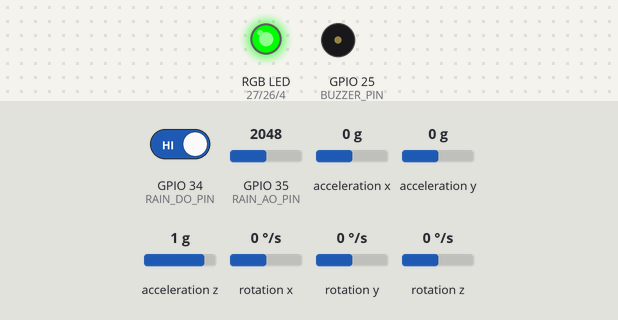
The sketch below on a simulated ESP32. On the bench: an RGB LED mixed from three pins (HIGH = lit), buzzer (waves = sounding, pin HIGH). Dashed ring = blinking. The test bench sets the inputs (shaded band); at power-on: acceleration y 0 g, GPIO 34 (RAIN_DO_PIN) HIGH, GPIO 35 (RAIN_AO_PIN) = 2048, acceleration x 0 g, acceleration z 1 g, rotation x 0 °/s, rotation y 0 °/s, rotation z 0 °/s. What the sketch prints to the serial monitor is not drawn.

Above: at 1.7 s.
1.8 s: acceleration y set to -0.3 g
3.5 s: acceleration y set to -0.6 g
At 3.78 s:
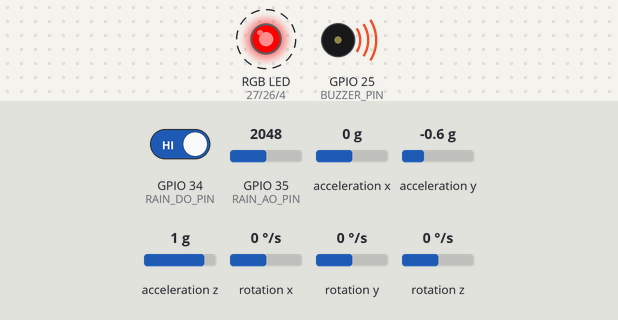
6.5 s: GPIO 34 (RAIN_DO_PIN) driven LOW
At 6.69 s:
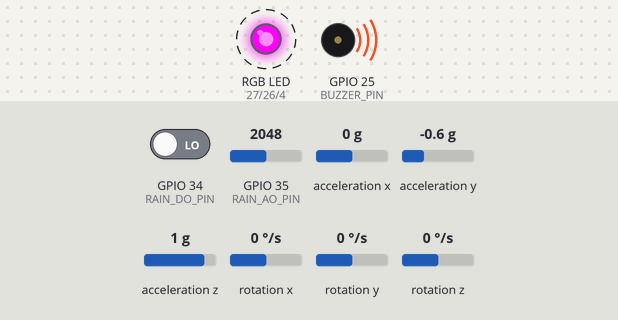
9.5 s: GPIO 34 (RAIN_DO_PIN) driven HIGH
At 9.82 s:
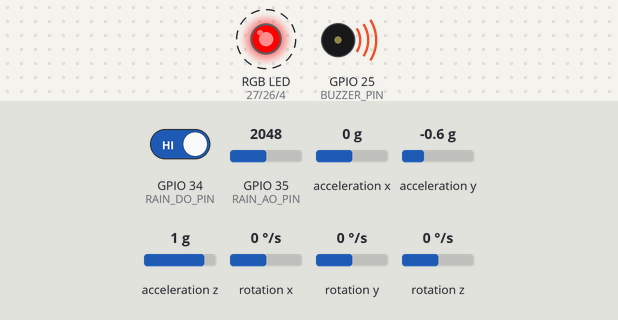
Timing chart, 0 to 13.5 s (numbered marks = the images above; inputs shaded):
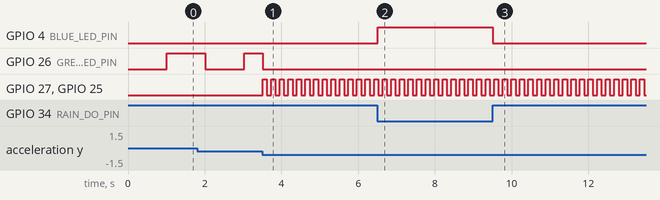

The sketch:

earthquake_rain_detector.ino
```cpp
#include <Wire.h>
#include "I2Cdev.h"     // Required by MPU6050.h
#include <MPU6050.h>
#include <WiFi.h>
#include <WebServer.h>

#define BUZZER_PIN 25
#define GREEN_LED_PIN 26
#define RED_LED_PIN 27

// --- RAIN SENSOR (MH-RD) ---
#define RAIN_AO_PIN 35   // Analog Output - raw moisture reading (ADC1, safe alongside WiFi)
#define RAIN_DO_PIN 34   // Digital Output - threshold comparator output (ADC1, input-only pin)
#define BLUE_LED_PIN 4   // Blue LED - lit while rain is detected

// Most MH-RD / FC-37 style boards drive DO LOW when moisture crosses the
// threshold set by the onboard potentiometer, and HIGH when dry.
// If your board behaves the opposite way (LED on when dry), flip this to HIGH.
#define RAIN_DETECTED_LEVEL LOW

// --- SENSOR THRESHOLDS (FREE PLAY) ---
#define THRESH_X 1.5
#define THRESH_Y 0.4
#define THRESH_Z 1.2

// --- ACCESS POINT CONFIG ---
// The ESP32 now creates its OWN WiFi network instead of joining one.
// Connect a phone/laptop to this network, then browse to the IP printed
// on the Serial Monitor (usually 192.168.4.1).
const char* ap_ssid = "EarthquakeDetector";   // Name of the network the ESP32 creates
const char* ap_password = "quake1234";        // Must be at least 8 characters, or use "" for an open network

// Optional: force a specific IP/gateway/subnet for the AP.
// Comment this block out (and the WiFi.softAPConfig call in setup) to just
// use the ESP32's default AP address (192.168.4.1).
IPAddress local_ip(192, 168, 4, 1);
IPAddress gateway(192, 168, 4, 1);
IPAddress subnet(255, 255, 255, 0);

MPU6050 mpu;
WebServer server(80);

// Unified alarm state variables
bool isAlarmActive = false;
unsigned long alarmEndTime = 0;

// Global variables so the web server can read them instantly
float accel_x = 0;
float accel_y = 0;
float accel_z = 0;

// Rain sensor state, also readable instantly by the web server
int rainAnalogValue = 0;    // Raw AO reading (0-4095)
bool isRaining = false;     // Derived from DO pin

// ==========================================
// 🎨 EARTHQUAKE SEISMOGRAPH DASHBOARD
// ==========================================
const char* dashboard_html PROGMEM = R"rawliteral(
<!DOCTYPE html>
<html lang="en">
<head>
  <meta charset="UTF-8">
  <meta name="viewport" content="width=device-width, initial-scale=1.0">
  <title>Earthquake Detector</title>
  <style>
    body { font-family: 'Segoe UI', Roboto, Helvetica, Arial, sans-serif; background-color: #0f172a; color: #f8fafc; margin: 0; padding: 30px 20px; display: flex; flex-direction: column; align-items: center; }
    .header { text-align: center; margin-bottom: 30px; }
    h1 { margin: 0 0 10px 0; font-size: 3rem; color: #e2e8f0; letter-spacing: 1px; }
    .status-badge { display: inline-block; padding: 6px 15px; border-radius: 20px; background: #1e293b; font-size: 1rem; margin: 5px; border: 1px solid #334155; }
    .status-badge span { color: #10b981; font-weight: bold; }

    .alarm-banner { width: 100%; max-width: 1200px; padding: 20px; border-radius: 15px; text-align: center; font-size: 3rem; font-weight: bold; letter-spacing: 3px; transition: all 0.2s ease; box-sizing: border-box; text-transform: uppercase; margin-bottom: 30px; }
    .safe { background-color: #059669; color: white; box-shadow: 0 0 20px rgba(5, 150, 105, 0.3); }
    .danger { background-color: #dc2626; color: white; animation: pulse 0.4s infinite alternate; box-shadow: 0 0 50px rgba(220, 38, 38, 0.8); }
    @keyframes pulse { 0% { transform: scale(1); } 100% { transform: scale(1.03); } }

    .grid { display: grid; grid-template-columns: repeat(auto-fit, minmax(300px, 1fr)); gap: 25px; width: 100%; max-width: 1200px; }
    .card { background: #1e293b; border-radius: 15px; padding: 20px; text-align: center; box-shadow: 0 8px 20px rgba(0,0,0,0.5); }
    .card h3 { margin: 0 0 15px 0; color: #94a3b8; font-size: 1.2rem; text-transform: uppercase; letter-spacing: 2px; }

    /* Seismograph Canvas Style */
    canvas { width: 100%; height: 140px; background: #0b1121; border-radius: 8px; border: 1px solid #334155; display: block; margin: 0 auto; }
    .value { font-size: 1.1rem; color: #64748b; margin-top: 10px; font-family: monospace; }

    /* Rain card */
    .rain-icon { font-size: 3rem; margin-top: 10px; }

    .btn { margin-top: 40px; background: #3b82f6; color: white; border: none; padding: 18px 40px; font-size: 1.5rem; border-radius: 12px; cursor: pointer; font-weight: bold; transition: all 0.2s; box-shadow: 0 8px 15px rgba(0,0,0,0.3); }
    .btn:hover { background: #2563eb; transform: translateY(-2px); }
    .btn:active { transform: translateY(2px); }
  </style>
</head>
<body>

  <div class="header">
    <h1>Earthquake Detector</h1>
    <div class="status-badge">WiFi: <span>Connected</span></div>
    <div class="status-badge">Sensor: <span>Active</span></div>
    <div class="status-badge">Rain: <span id="rain-status-badge">Dry</span></div>
  </div>

  <div id="alarm-banner" class="alarm-banner safe">
    ✅ SAFE
  </div>

  <div class="grid">
    <div class="card" style="border-top: 4px solid #38bdf8;">
      <h3>Left / Right Shift</h3>
      <canvas id="canvas-x" width="400" height="150"></canvas>
      <div class="value" id="val-x">0.00 g</div>
    </div>
    <div class="card" style="border-top: 4px solid #10b981;">
      <h3>Forward / Back Shift</h3>
      <canvas id="canvas-y" width="400" height="150"></canvas>
      <div class="value" id="val-y">0.00 g</div>
    </div>
    <div class="card" style="border-top: 4px solid #f43f5e;">
      <h3>Up / Down Shift</h3>
      <canvas id="canvas-z" width="400" height="150"></canvas>
      <div class="value" id="val-z">1.00 g</div>
    </div>
    <div class="card" style="border-top: 4px solid #0ea5e9;">
      <h3>Rain Sensor</h3>
      <div class="rain-icon" id="rain-icon">☀️</div>
      <div class="value" id="val-rain">Raw: 0</div>
    </div>
  </div>

  <button class="btn" onclick="triggerTest()">🚨 Trigger Test Earthquake</button>

  <script>
    const maxPoints = 50;
    const dataX = new Array(maxPoints).fill(0);
    const dataY = new Array(maxPoints).fill(0);
    const dataZ = new Array(maxPoints).fill(1);

    function drawGraph(canvasId, data, color, baseline) {
      const canvas = document.getElementById(canvasId);
      const ctx = canvas.getContext('2d');
      const w = canvas.width;
      const h = canvas.height;

      ctx.clearRect(0, 0, w, h);

      ctx.strokeStyle = '#334155';
      ctx.lineWidth = 1;
      ctx.beginPath();
      ctx.moveTo(0, h/2);
      ctx.lineTo(w, h/2);
      ctx.stroke();

      ctx.strokeStyle = color;
      ctx.lineWidth = 3;
      ctx.lineJoin = 'round';
      ctx.beginPath();

      const step = w / (maxPoints - 1);
      for(let i = 0; i < maxPoints; i++) {
        let diff = data[i] - baseline;
        if(diff > 2.5) diff = 2.5;
        if(diff < -2.5) diff = -2.5;

        const y = (h/2) - (diff * (h/2.5));
        const x = i * step;

        if(i === 0) ctx.moveTo(x, y);
        else ctx.lineTo(x, y);
      }
      ctx.stroke();
    }

    function updateData() {
      fetch('/data')
        .then(response => response.json())
        .then(data => {
          document.getElementById('val-x').innerText = "Raw: " + data.x.toFixed(2) + ' g';
          document.getElementById('val-y').innerText = "Raw: " + data.y.toFixed(2) + ' g';
          document.getElementById('val-z').innerText = "Raw: " + data.z.toFixed(2) + ' g';

          dataX.shift(); dataX.push(data.x);
          dataY.shift(); dataY.push(data.y);
          dataZ.shift(); dataZ.push(data.z);

          drawGraph('canvas-x', dataX, '#38bdf8', 0);
          drawGraph('canvas-y', dataY, '#10b981', 0);
          drawGraph('canvas-z', dataZ, '#f43f5e', 1);

          const banner = document.getElementById('alarm-banner');
          if (data.alarm) {
            banner.className = 'alarm-banner danger';
            banner.innerText = '⚠️ EARTHQUAKE ⚠️';
          } else {
            banner.className = 'alarm-banner safe';
            banner.innerText = '✅ SAFE';
          }

          document.getElementById('val-rain').innerText = "Raw: " + data.rainRaw;
          const rainBadge = document.getElementById('rain-status-badge');
          const rainIcon = document.getElementById('rain-icon');
          if (data.rain) {
            rainBadge.innerText = "Raining";
            rainBadge.style.color = '#38bdf8';
            rainIcon.innerText = '🌧️';
          } else {
            rainBadge.innerText = "Dry";
            rainBadge.style.color = '#10b981';
            rainIcon.innerText = '☀️';
          }
        })
        .catch(err => console.error("Error fetching data"));
    }

    function triggerTest() {
      fetch('/testalarm', { method: 'POST' });
    }

    setInterval(updateData, 100);
  </script>

</body>
</html>
)rawliteral";

// ==========================================
// SERVER HANDLERS
// ==========================================

void handleRoot() {
  server.send(200, "text/html", dashboard_html);
}

void handleData() {
  String json = "{";
  json += "\"x\":" + String(accel_x, 2) + ",";
  json += "\"y\":" + String(accel_y, 2) + ",";
  json += "\"z\":" + String(accel_z, 2) + ",";
  json += "\"alarm\":" + String(isAlarmActive ? "true" : "false") + ",";
  json += "\"rain\":" + String(isRaining ? "true" : "false") + ",";
  json += "\"rainRaw\":" + String(rainAnalogValue);
  json += "}";
  server.send(200, "application/json", json);
}

void handleTestAlarm() {
  isAlarmActive = true;
  alarmEndTime = millis() + 5000;
  server.send(200, "text/plain", "OK");
}

void setup() {
  Serial.begin(115200);

  pinMode(BUZZER_PIN, OUTPUT);
  digitalWrite(BUZZER_PIN, LOW);

  pinMode(GREEN_LED_PIN, OUTPUT);
  pinMode(RED_LED_PIN, OUTPUT);

  pinMode(BLUE_LED_PIN, OUTPUT);
  digitalWrite(BLUE_LED_PIN, LOW);

  // GPIO34 is input-only on the ESP32 (no internal pull-up/down available),
  // which is fine here since the MH-RD board actively drives this line.
  pinMode(RAIN_DO_PIN, INPUT);
  // RAIN_AO_PIN needs no pinMode() call - analogRead() handles it.

  Wire.begin();
  mpu.initialize();

  // ----------------------------------------
  // START AS ACCESS POINT (own local network)
  // ----------------------------------------
  WiFi.mode(WIFI_AP);
  WiFi.softAPConfig(local_ip, gateway, subnet);   // remove this line to use the default 192.168.4.1
  WiFi.softAP(ap_ssid, ap_password);

  delay(500); // give the AP a moment to come up before reading its IP

  IPAddress myIP = WiFi.softAPIP();

  Serial.println();
  Serial.println("========================================");
  Serial.println("   Earthquake Detector - Access Point");
  Serial.println("========================================");
  Serial.print("Network Name (SSID): ");
  Serial.println(ap_ssid);
  Serial.print("Password:            ");
  Serial.println(ap_password);
  Serial.print("Dashboard IP:        ");
  Serial.println(myIP);
  Serial.println("----------------------------------------");
  Serial.println("Connect a phone/laptop to the network above,");
  Serial.print("then open http://");
  Serial.print(myIP);
  Serial.println("/ in a browser.");
  Serial.println("========================================");

  // Start WebServer
  server.on("/", HTTP_GET, handleRoot);
  server.on("/data", HTTP_GET, handleData);
  server.on("/testalarm", HTTP_POST, handleTestAlarm);
  server.begin();
}

void loop() {
  int16_t ax, ay, az;
  int16_t gx, gy, gz;

  // Read raw values
  mpu.getMotion6(&ax, &ay, &az, &gx, &gy, &gz);

  // Convert to g's and store in global variables for the web server to read
  accel_x = (float)ax / 16384.0;
  accel_y = (float)ay / 16384.0;
  accel_z = (float)az / 16384.0;

  // 1. CHECK FOR MOVEMENT
  bool isMoving = (abs(accel_x) > THRESH_X || abs(accel_y) > THRESH_Y || abs(accel_z) > THRESH_Z);

  if (isMoving) {
    isAlarmActive = true;
    alarmEndTime = millis() + 5000; // Restart the 5-second timer
  }

  // 2. CHECK IF TIMER HAS EXPIRED
  if (isAlarmActive && millis() > alarmEndTime) {
    isAlarmActive = false;
  }

  // 3. HANDLE BUZZER AND LEDS
  if (isAlarmActive) {
    digitalWrite(GREEN_LED_PIN, LOW);

    // Blink Red LED and beep Buzzer rapidly
    static unsigned long alarmBlinkTime = 0;
    if (millis() - alarmBlinkTime > 100) {
      alarmBlinkTime = millis();
      bool state = !digitalRead(RED_LED_PIN);
      digitalWrite(RED_LED_PIN, state);
      digitalWrite(BUZZER_PIN, state);
    }
  } else {
    // Normal state - Blinks softly and slowly (every 1000ms instead of 200ms)
    digitalWrite(BUZZER_PIN, LOW);
    digitalWrite(RED_LED_PIN, LOW);

    static unsigned long normalBlinkTime = 0;
    if (millis() - normalBlinkTime > 1000) {
      normalBlinkTime = millis();
      digitalWrite(GREEN_LED_PIN, !digitalRead(GREEN_LED_PIN));
    }
  }

  // 4. RAIN SENSOR - read moisture level and drive the blue LED
  rainAnalogValue = analogRead(RAIN_AO_PIN);
  isRaining = (digitalRead(RAIN_DO_PIN) == RAIN_DETECTED_LEVEL);
  digitalWrite(BLUE_LED_PIN, isRaining ? HIGH : LOW);

  server.handleClient();
  delay(10);
}
```

Measured:
- the behaviour switches between -0.4 and -0.5 g on acceleration y (found by bisection; images 0 and 1)
- after the input at 3.5 s, GPIO 27 (RED_LED_PIN), GPIO 25 (BUZZER_PIN): alternates HIGH for 0.11 s and LOW for 0.11 s, starting at once
- after the input at 6.5 s, GPIO 4 (BLUE_LED_PIN): LOW → HIGH at once
- after the input at 9.5 s, GPIO 4 (BLUE_LED_PIN): HIGH → LOW at once
